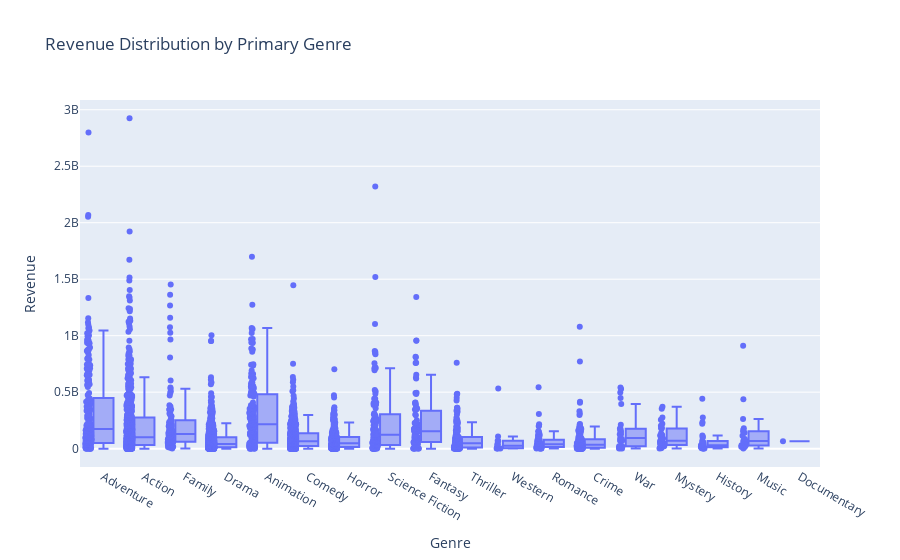

Notebook code cell kept with this figure:
### Code cell
# 3. Box Plot: Revenue by Genre
fig3 = px.box(df_movies, x='genre1', y='revenue', points="all",
              title='Revenue Distribution by Primary Genre')
fig3.update_layout(xaxis_title='Genre', yaxis_title='Revenue')
fig3.show()

### Figure 1 — Plotly figure (JSON) as saved in the notebook; plotly's stock layout.template omitted (floating-point values rounded to 4 significant figures; data arrays with more than 128 entries replaced by an {"elided": "..."} marker saying what was removed)
{"data": [{"alignmentgroup": "True", "boxpoints": "all", "hovertemplate": "genre1=%{x}<br>revenue=%{y}<extra></extra>", "legendgroup": "", "marker": {"color": "#636efa"}, "name": "", "notched": false, "offsetgroup": "", "orientation": "v", "showlegend": false, "type": "box", "x": {"elided": "3191 str values"}, "x0": " ", "xaxis": "x", "y": {"elided": "3191 int values"}, "y0": " ", "yaxis": "y"}], "layout": {"boxmode": "group", "legend": {"tracegroupgap": 0}, "title": {"text": "Revenue Distribution by Primary Genre"}, "xaxis": {"anchor": "y", "domain": [0, 1], "title": {"text": "Genre"}}, "yaxis": {"anchor": "x", "domain": [0, 1], "title": {"text": "Revenue"}}}}
